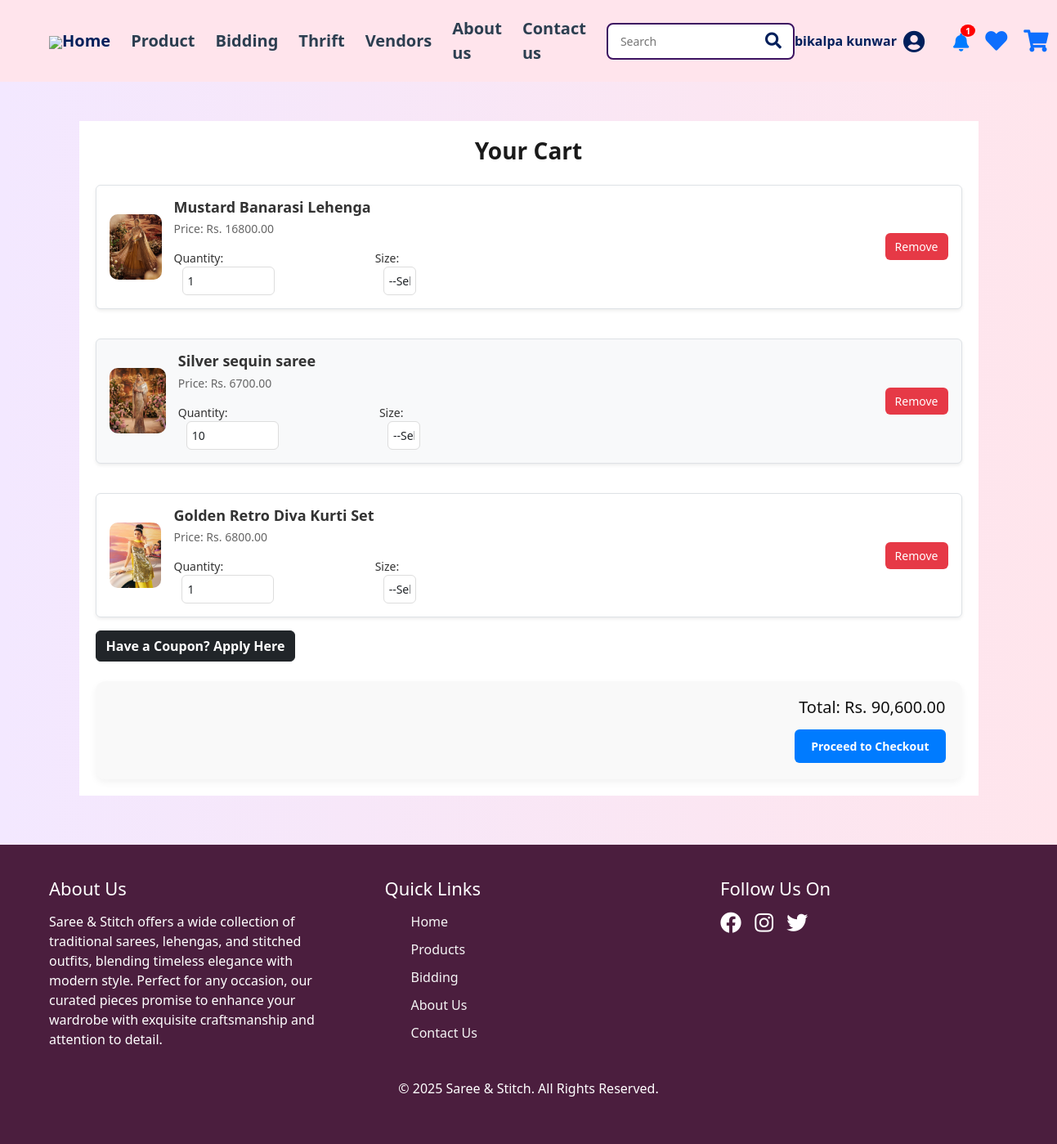
Before: /cart/ (signed in) with the older database file.
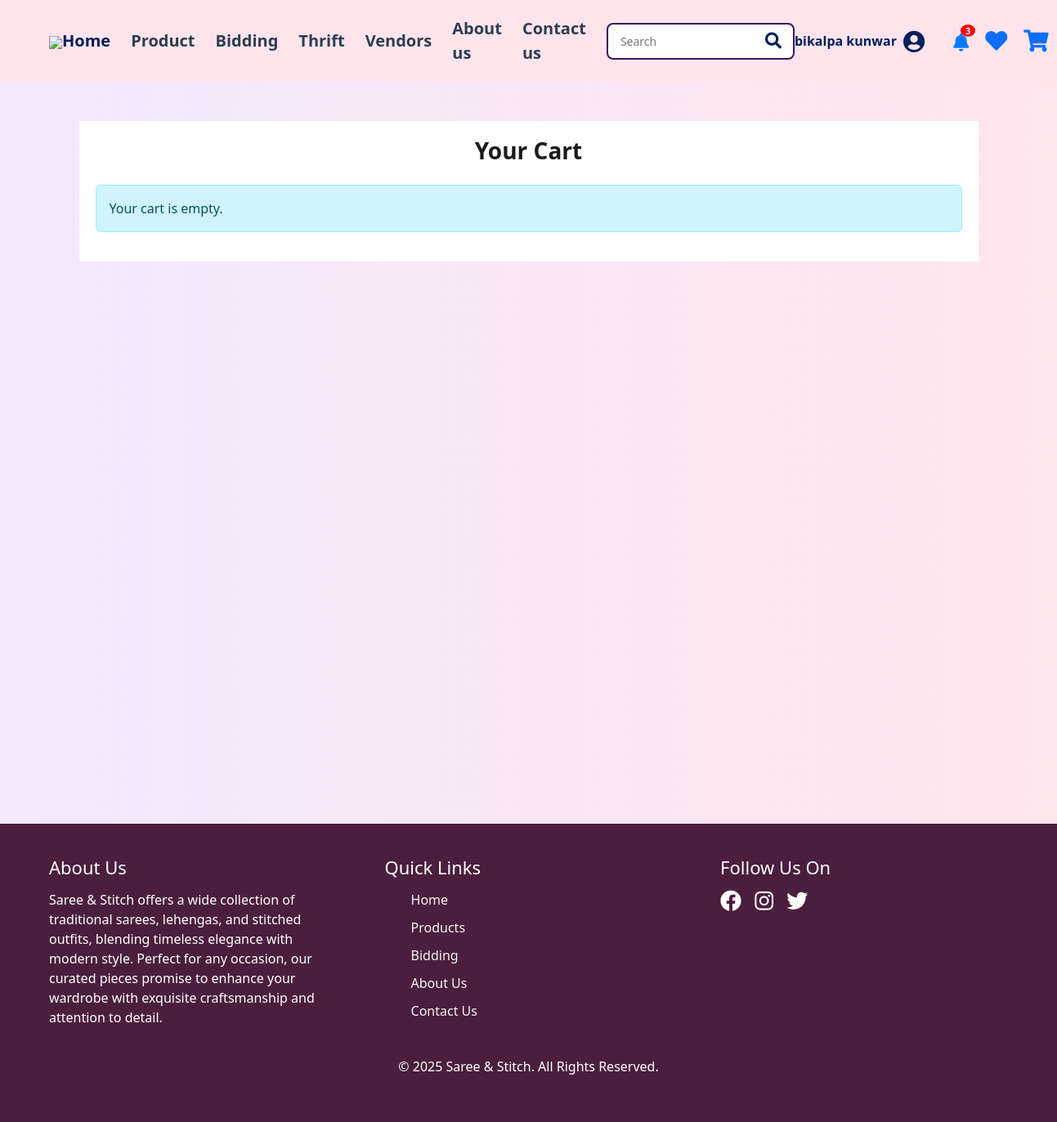
After: the same page with the newer database file.
### MS/models.py (models this page shows, shortened)
class CartItem(models.Model):
    user = models.ForeignKey(CustomUser, on_delete=models.CASCADE)
    product = models.ForeignKey(Product, on_delete=models.CASCADE)
    quantity = models.PositiveIntegerField(default=1)
    size = models.CharField(max_length=10, default="M")
    added_at = models.DateTimeField(auto_now_add=True)

class Product(models.Model):
    CATEGORY_CHOICES = [
        ('Saree', 'Saree'),
        ('Lehenga', 'Lehenga'),
        ('Kurtha', 'Kurtha'),
        ('Other', 'Other'),
    ]
    product_name = models.CharField(max_length=255)
    description = models.TextField()
    price = models.DecimalField(max_digits=10, decimal_places=2)
    quantity = models.PositiveIntegerField(default=1)
    category = models.CharField(max_length=255, choices=CATEGORY_CHOICES)
    age_groups = models.ManyToManyField('AgeGroup', blank=True)
    sizes = models.ManyToManyField('Size', blank=True)
    user = models.ForeignKey(settings.AUTH_USER_MODEL, on_delete=models.CASCADE)
    image = models.ImageField(upload_to='product_images/', blank=True, null=True)
    created_at = models.DateTimeField(auto_now_add=True)
    updated_at = models.DateTimeField(auto_now=True)

### MS/views.py (the view)
# urls.py: path('cart/', views.cart_view, name='cart'),
@login_required
def cart_view(request):
    cart_items = CartItem.objects.filter(user=request.user)
    total_price = sum(item.product.price * item.quantity for item in cart_items)
    size_choices = ['S', 'M', 'L', 'XL', 'Free']
    return render(request, 'mytemplates/cart.html', {
        'cart_items': cart_items,
        'total_price': total_price,
        'size_choices': size_choices,
    })

### MS/context_processors.py (called while the page is built)
def notification_context(request):
    if not request.user.is_authenticated:
        return {}
    user = request.user
    alerts = Notification.objects.filter(user=user, is_read=False).order_by('-timestamp')
    unread_count = alerts.count()
    alerts = alerts[:10]  # slice after count
    chat_messages = Chat.objects.filter(
        Q(sender=user) | Q(thrift__user=user)
    ).order_by('-timestamp')[:10]
    return {
        'alerts': alerts,
        'unread_count': unread_count,
        'chat_messages': chat_messages,
    }

### MS/templates/mytemplates/cart.html (shortened to what this page needs)
{% extends 'mytemplates/index.html' %}
{% load static %}
{% block content %}
<link rel="stylesheet" href="{% static 'css/cart.css' %}">
<div class="container mt-5">
  <h2 class="text-center mb-4">Your Cart</h2>
  {% if cart_items %}
  <form method="POST" action="{% url 'update_cart' %}" id="cartForm">
    <div class="cart-items">
      {% for item in cart_items %}
      <div class="cart-item d-flex mb-3 align-items-center border p-3 rounded shadow-sm {% cycle 'bg-white' 'bg-light' %}">
        <img src="{{ item.product.image.url }}" alt="{{ item.product.product_name }}"
             style="height: 80px; width: auto; margin-right: 15px;">
        <div class="flex-grow-1">
          <h5>{{ item.product.product_name }}</h5>
          <p>Price: Rs. <span class="item-price">{{ item.product.price }}</span></p>
          <label>Quantity:
            <input type="number" name="quantity_{{ item.id }}" min="1" value="{{ item.quantity }}"
                   class="form-control form-control-sm w-50 quantity-input" data-price="{{ item.product.price }}" required>
          </label>
          <label class="ms-3">Size:
            <select name="size_{{ item.id }}" class="form-control form-control-sm w-50" required>
              <option value="">--Select--</option>
            </select>
          </label>
        </div>
        <form action="{% url 'remove_cart_item' item.id %}" method="POST">
          <button type="submit" class="btn btn-danger btn-sm">Remove</button>
        </form>
      </div>
      {% endfor %}
    </div>
    <div class="coupon-section text-start mb-4">
      <button type="button" class="btn btn-dark fw-bold" data-bs-toggle="modal" data-bs-target="#couponModal">
        Have a Coupon? Apply Here
      </button>
    </div>
    <div class="summary mt-4 text-end">
      <h4>Total: Rs. <span id="total-price">{{ total_price|floatformat:2 }}</span></h4>
      <button type="button" class="btn btn-primary" onclick="handleCartCheckout()">Proceed to Checkout</button>
    </div>
  </form>
  {% else %}
  <div class="alert alert-info mt-4">Your cart is empty.</div>
  {% endif %}
</div>
{% endblock %}

### MS/templates/mytemplates/nav.html (shortened to what this page needs)
{% load static %}
{% load humanize %}
{% block content %}
<link rel="stylesheet" type="text/css" href="{% static 'css/nav.css' %}">
<header>
  <div class="logo">
    <img src="{% static 'images/finallogo.png' %}" class="logo-img">
  </div>
    <nav>
    <a href="{% url 'home' %}" class="active">Home</a>
    <a href="{% url 'product' %}">Product</a>
    <a href="{% url 'bidding_list' %}">Bidding</a>
    <a href="{% url 'thrift' %}">Thrift</a>
    <a href="{% url 'all_vendors' %}">Vendors</a>
    <a href="{% url 'aboutus' %}">About us</a>
    <a href="{% url 'contact' %}">Contact us</a>
    <form method="GET" action="{% url 'search_products' %}" style="position: relative; display: inline-block;">
  <input type="text" name="q" placeholder="Search" style="
    padding: 10px 40px 10px 15px;
    border-radius: 8px;
    border: 2px solid #3c1361;
    outline: none;
    font-size: 14px;
    width: 230px;
  ">
  <button type="submit" style="
    position: absolute;
    top: 50%;
    right: 10px;
    transform: translateY(-50%);
    background: none;
    border: none;
    cursor: pointer;
    color: #3c1361;
    font-size: 18px;
  ">
    <i class="fas fa-search"></i>
  </button>
</form>
  </nav>
  <div class="icons">
  {% if user.is_authenticated %}
    <div class="user-dropdown" onclick="toggleDropdown()">
      <span class="user-name">{{ user.get_full_name }}</span>
      <i class="fas fa-user-circle"></i>
    </div>
    <div class="notification-dropdown">
      <a href="#" onclick="toggleNotifBox(event)">
        <i class="fas fa-bell"></i>
        {% if unread_count > 0 %}
          <span class="notif-count">{{ unread_count }}</span>
        {% endif %}
      </a>
    </div>
  {% else %}
    <a href="{% url 'login' %}"><i class="fas fa-user-circle"></i></a>
  {% endif %}
  <a href="{% url 'wishlist' %}"><i class="fas fa-heart"></i></a>
  <a href="{% url 'cart' %}"><i class="fas fa-shopping-cart"></i></a>
</div>
</header>
{% endblock %}

Changed rows visible on the page:
removed CartItem: product.image (picture), product.product_name "Mustard Banarasi Lehenga", product.price "16800.00", quantity "1"
removed CartItem: product.image (picture), product.product_name "Silver sequin saree", product.price "6700.00", quantity "10"
removed CartItem: product.image (picture), product.product_name "Golden Retro Diva Kurti Set", product.price "6800.00", quantity "1"
Other visible differences:
{{ unread_count }}: "1" → "3"
{{ total_price|floatformat:2 }}: "90,600.00" → (not shown)
text no longer shown: "Have a Coupon? Apply Here Total: Rs. Proceed to Checkout"
text now shown: "Your cart is empty."
